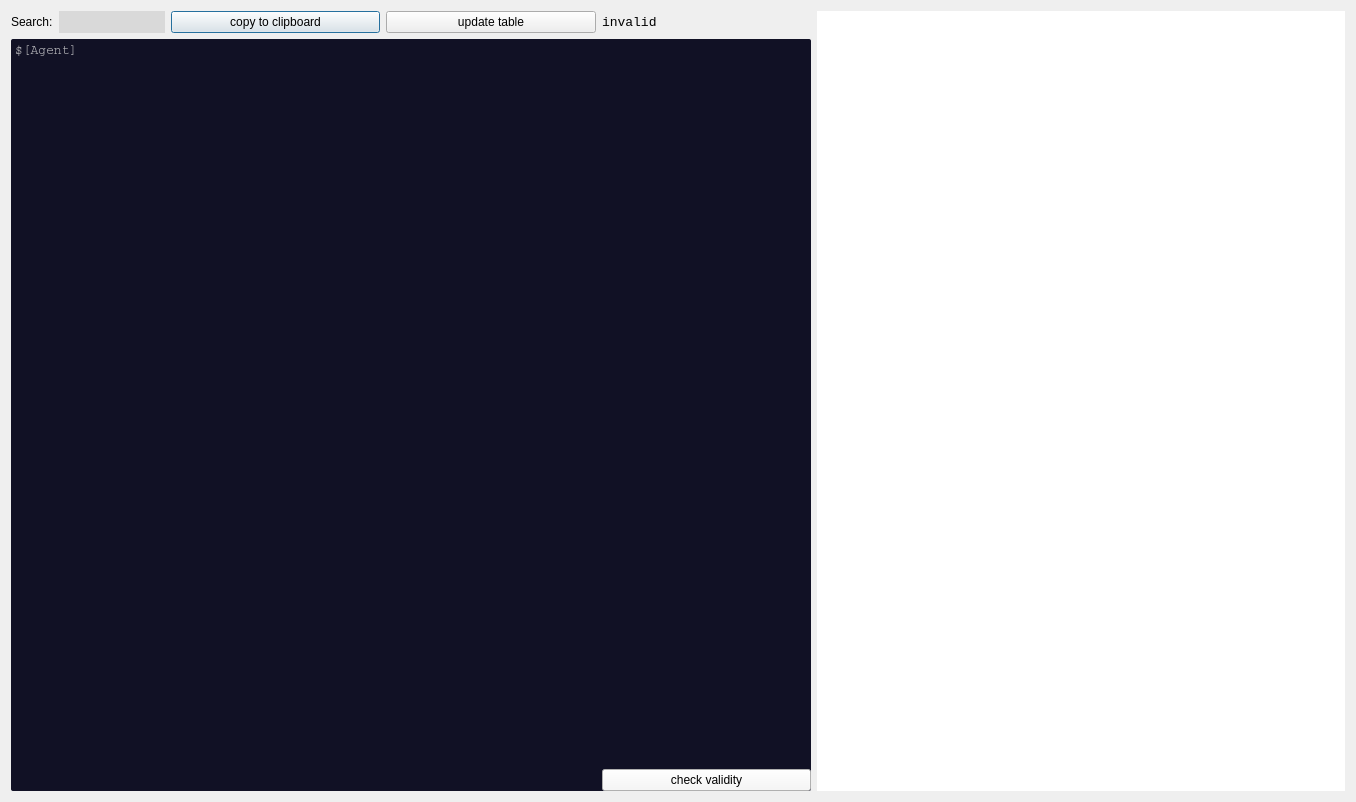
<?xml version="1.0" encoding="UTF-8"?>
<ui version="4.0">
 <class>Dialog</class>
 <widget class="QDialog" name="Dialog">
  <property name="windowModality">
   <enum>Qt::NonModal</enum>
  </property>
  <property name="geometry">
   <rect>
    <x>0</x>
    <y>0</y>
    <width>1356</width>
    <height>802</height>
   </rect>
  </property>
  <property name="minimumSize">
   <size>
    <width>1100</width>
    <height>0</height>
   </size>
  </property>
  <property name="windowTitle">
   <string>Settings</string>
  </property>
  <property name="styleSheet">
   <string notr="true"/>
  </property>
  <layout class="QGridLayout" name="gridLayout">
   <item row="0" column="0">
    <widget class="QLabel" name="label">
     <property name="sizePolicy">
      <sizepolicy hsizetype="Fixed" vsizetype="Preferred">
       <horstretch>0</horstretch>
       <verstretch>0</verstretch>
      </sizepolicy>
     </property>
     <property name="text">
      <string>Search:</string>
     </property>
    </widget>
   </item>
   <item row="0" column="1">
    <widget class="QLineEdit" name="searchEdit">
     <property name="sizePolicy">
      <sizepolicy hsizetype="Fixed" vsizetype="Preferred">
       <horstretch>0</horstretch>
       <verstretch>0</verstretch>
      </sizepolicy>
     </property>
     <property name="styleSheet">
      <string notr="true">background-color: rgb(217, 217, 217);
color: black;</string>
     </property>
     <property name="frame">
      <bool>false</bool>
     </property>
    </widget>
   </item>
   <item row="0" column="2">
    <widget class="QPushButton" name="pushButton">
     <property name="minimumSize">
      <size>
       <width>140</width>
       <height>0</height>
      </size>
     </property>
     <property name="styleSheet">
      <string notr="true"/>
     </property>
     <property name="text">
      <string>  copy to clipboard  </string>
     </property>
    </widget>
   </item>
   <item row="0" column="3">
    <widget class="QPushButton" name="tableBtn">
     <property name="minimumSize">
      <size>
       <width>140</width>
       <height>0</height>
      </size>
     </property>
     <property name="styleSheet">
      <string notr="true"/>
     </property>
     <property name="text">
      <string>  update table  </string>
     </property>
    </widget>
   </item>
   <item row="0" column="4">
    <widget class="QLabel" name="validLabel">
     <property name="font">
      <font>
       <family>Consolas</family>
       <pointsize>10</pointsize>
      </font>
     </property>
     <property name="autoFillBackground">
      <bool>false</bool>
     </property>
     <property name="styleSheet">
      <string notr="true">QLabel{color: black;}</string>
     </property>
     <property name="text">
      <string>invalid</string>
     </property>
    </widget>
   </item>
   <item row="0" column="5" rowspan="3">
    <widget class="QTableView" name="tableView">
     <property name="sizePolicy">
      <sizepolicy hsizetype="Expanding" vsizetype="Expanding">
       <horstretch>0</horstretch>
       <verstretch>0</verstretch>
      </sizepolicy>
     </property>
     <property name="minimumSize">
      <size>
       <width>300</width>
       <height>0</height>
      </size>
     </property>
     <property name="autoFillBackground">
      <bool>true</bool>
     </property>
     <property name="styleSheet">
      <string notr="true"/>
     </property>
     <property name="frameShape">
      <enum>QFrame::NoFrame</enum>
     </property>
     <property name="frameShadow">
      <enum>QFrame::Plain</enum>
     </property>
     <property name="gridStyle">
      <enum>Qt::DotLine</enum>
     </property>
     <property name="sortingEnabled">
      <bool>false</bool>
     </property>
     <attribute name="horizontalHeaderMinimumSectionSize">
      <number>60</number>
     </attribute>
     <attribute name="horizontalHeaderDefaultSectionSize">
      <number>200</number>
     </attribute>
     <attribute name="horizontalHeaderStretchLastSection">
      <bool>true</bool>
     </attribute>
    </widget>
   </item>
   <item row="1" column="0" rowspan="2" colspan="5">
    <widget class="QPlainTextEdit" name="textEdit">
     <property name="minimumSize">
      <size>
       <width>800</width>
       <height>0</height>
      </size>
     </property>
     <property name="font">
      <font>
       <family>Courier</family>
       <pointsize>10</pointsize>
      </font>
     </property>
     <property name="styleSheet">
      <string notr="true">background-color: rgb(17, 17, 37);
color: rgb(186, 186, 190);
border-radius: 2px;</string>
     </property>
     <property name="verticalScrollBarPolicy">
      <enum>Qt::ScrollBarAlwaysOff</enum>
     </property>
     <property name="horizontalScrollBarPolicy">
      <enum>Qt::ScrollBarAsNeeded</enum>
     </property>
     <property name="lineWrapMode">
      <enum>QPlainTextEdit::NoWrap</enum>
     </property>
     <property name="plainText">
      <string>$[Agent]</string>
     </property>
     <property name="tabStopWidth">
      <number>30</number>
     </property>
    </widget>
   </item>
   <item row="2" column="4">
    <widget class="QPushButton" name="btnValid">
     <property name="styleSheet">
      <string notr="true">background-color: rgb(247, 247, 247);</string>
     </property>
     <property name="text">
      <string>check validity</string>
     </property>
    </widget>
   </item>
  </layout>
  <zorder>btnValid</zorder>
  <zorder>validLabel</zorder>
  <zorder>pushButton</zorder>
  <zorder>tableView</zorder>
  <zorder>searchEdit</zorder>
  <zorder>label</zorder>
  <zorder>tableBtn</zorder>
  <zorder>textEdit</zorder>
 </widget>
 <resources/>
 <connections/>
</ui>
